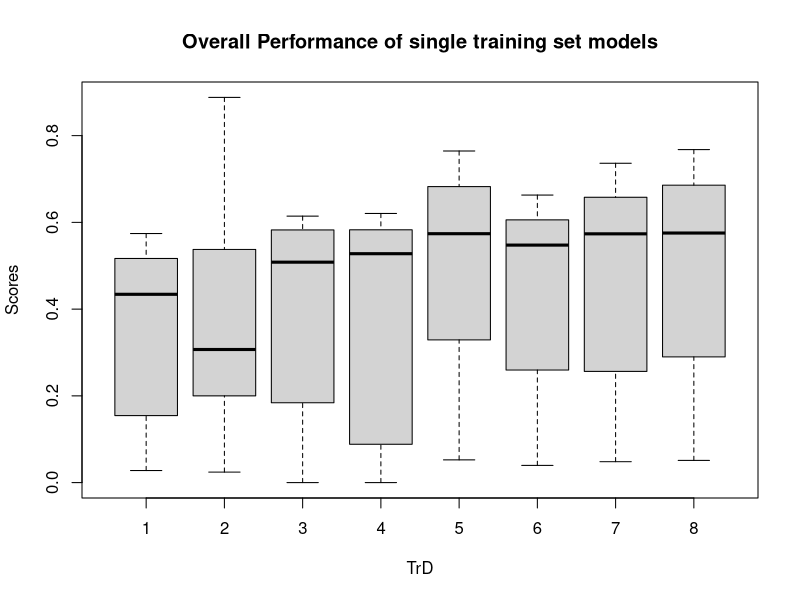
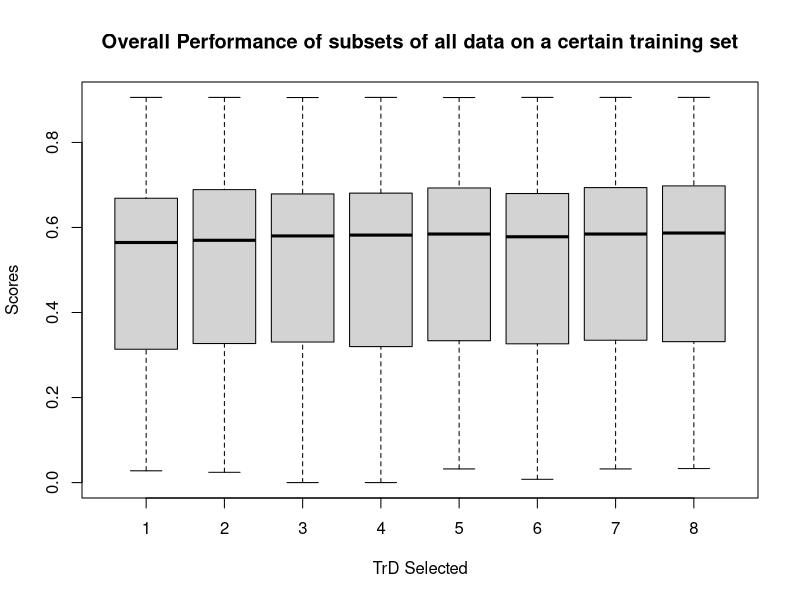

Here is the R script that generated these plots, in order: (Note: this script raises an error after producing the figures.)
## ---- chunk 1
#library(emmeans)
#setwd("~/SeminarDataScience/semimar-data-sci/Coursework-B/RQ-3")
d = read.csv('../data/data.csv')
means = aggregate(score~TrD1+TrD2+TrD3+TrD4+TrD5+TrD6+TrD7+TrD8,d,mean)
head(means[order(-means$score),], n=25)

## ---- chunk 2
t1 = d[d$TrD1 == 1 & d$model=="S", ]
t2 = d[d$TrD2 == 1 & d$model=="S", ]
t3 = d[d$TrD3 == 1 & d$model=="S", ]
t4 = d[d$TrD4 == 1 & d$model=="S", ]
t5 = d[d$TrD5 == 1 & d$model=="S", ]
t6 = d[d$TrD6 == 1 & d$model=="S", ]
t7 = d[d$TrD7 == 1 & d$model=="S", ]
t8 = d[d$TrD8 == 1 & d$model=="S", ]

boxplot(t1$score,t2$score,t3$score,t4$score,t5$score,t6$score,t7$score,t8$score,names = c("1","2","3","4","5","6","7","8"), xlab ="TrD", ylab ="Scores", main="Overall Performance of single training set models")


## ---- chunk 3
m <- lm(score~TrD1+TrD2+TrD3+TrD4+TrD5+TrD6+TrD7+TrD8, d)
summary(m)
confint(m)

## ---- chunk 4
sub1= subset(d,TrD1==1)
sub2= subset(d,TrD2==1)
sub3= subset(d,TrD3==1)
sub4= subset(d,TrD4==1)
sub5= subset(d,TrD5==1)
sub6= subset(d,TrD6==1)
sub7= subset(d,TrD7==1)
sub8= subset(d,TrD8==1)
boxplot(sub1$score,sub2$score,sub3$score,sub4$score,sub5$score,sub6$score,sub7$score,sub8$score,names = c("1","2","3","4","5","6","7","8"), xlab ="TrD Selected", ylab ="Scores", main="Overall Performance of subsets of all data on a certain training set")

## ---- chunk 5
plot(sub1$TeD, sub1$score, xlab ="TeD", ylab ="Scores", main= "Performance of subset of all data with TrD1 vs TestData set")
plot(sub2$TeD, sub2$score, xlab ="TeD", ylab ="Scores", main="Performance of subset of all data with TrD2 vs TestData set")
